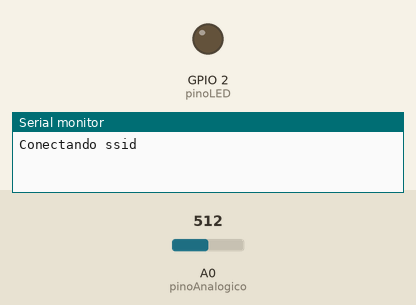
Recording of a sketch running on a simulated ESP8266 (NodeMCU). Shown: output pins drawn as LEDs (lit = HIGH), the last lines printed to the serial monitor. The test bench sets the inputs (shaded band); at power-on: A0 (pinoAnalogico) = 512. WiFi joins after 1.5 s; servers stay silent unless stated; no MQTT or app messages arrive unless stated.

Above: at 0.1 s.
At 2.7 s:
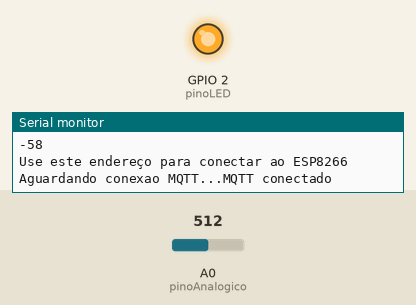
2.8 s: A0 (pinoAnalogico) set to 400
4.3 s: A0 (pinoAnalogico) set to 375
Timing chart, 0 to 7.3 s (numbered marks = the images above; inputs shaded):
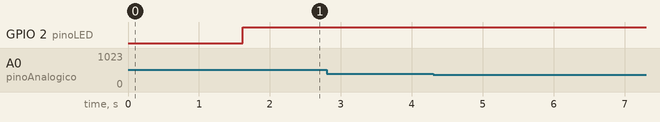

Measured:
- after the input at 2.8 s, every drawn part: stays the same

The sketch:

controle.ino
```cpp
#include <ESP8266WiFi.h>
#include <PubSubClient.h>

// Configuracoes iniciais
#define pinoBotao 0
#define pinoLED   BUILTIN_LED
#define pinoIR    2
#define pinoAnalogico A0


unsigned long tempoAnteriorDebounce = 0;
unsigned long debounceDelay = 50;   // tempo do debounce time; aumentar se saida oscila

const char* ssid = "ssid";
const char* senha = "senha";

const char* mqtt_server = "broker.mqtt-dashboard.com";
const char* topico = "Sistemas.Embarcados.Topico.SANSUNG";

const char* payload;

WiFiClient clienteWIFI;
PubSubClient clienteMQTT(clienteWIFI);

String strMacAddress;
char macAddress[6];

// Conexão ao servidor MQTT:
void conectaMQTT() {
  // Loop ate conexao
  while (!clienteMQTT.connected()) {
    Serial.print("Aguardando conexao MQTT...");
    if (clienteMQTT.connect(macAddress)) {
      Serial.println("MQTT conectado");
      //faz subscribe automatico no topico
      clienteMQTT.subscribe(topico);
    } else {
      Serial.print("Falha, rc=");
      Serial.print(clienteMQTT.state());
      Serial.println(" tentando reconectar em 5 segundos.");
      delay(5000);
    }
  }
}

void setup() {
  pinMode(pinoAnalogico, INPUT);
  pinMode(pinoLED, OUTPUT);


  Serial.begin(9600);

  // Conexao to Wi-Fi
  Serial.print("Conectando ");
  Serial.println(ssid);
  WiFi.begin(ssid, senha);
  while (WiFi.status() != WL_CONNECTED) {
    delay(500);
    Serial.print(".");
  }
  // Mostra IP do servidor
  Serial.println("");
  Serial.println("WiFi conectado.");
  Serial.print("Endereço IP: ");
  Serial.println(WiFi.localIP());
  Serial.println(WiFi.RSSI());
  Serial.println("Use este endereço para conectar ao ESP8266");
  Serial.println();
  strMacAddress = WiFi.macAddress();
  strMacAddress.toCharArray(macAddress, 6);
  // Conexao com broker no servidor MQTT
  clienteMQTT.setServer(mqtt_server, 1883);

}

void loop() {
  if (!clienteMQTT.connected()) {
    conectaMQTT();
  }
  clienteMQTT.loop();

  if ((millis() - tempoAnteriorDebounce) > 200) {
    int resist = analogRead(pinoAnalogico);
    if(resist > 198 && resist < 239) payload = "Vol_UP";
    else if(resist > 252 && resist < 293) payload = "Vol_DOWN";
    else if(resist > 342 && resist < 383) payload = "Canal_UP";
    else if(resist > 525 && resist < 563) payload = "Canal_DOWN";
    else payload = "Erro";

    if(payload != "Erro"){
      Serial.println(payload);
      clienteMQTT.publish(topico, payload);
      digitalWrite(pinoLED, LOW);
    }
    tempoAnteriorDebounce = millis();
  }
  digitalWrite(pinoLED, HIGH);
}
```
